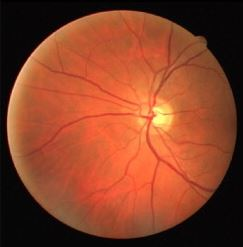
%> input picture retinal1.JPG, 243 x 247 px
$ octave --eval "result = diag135(imread('retinal1.JPG'));"   (GNU Octave 9; MATLAB toolbox functions it lacks are replaced by stand-ins)
%> lines starting %> are read from the running program, lines starting %| are printed output that depends on the picture
function [C bwC]=diag135(A)


% [4 lines of commented-out code are left out]
A=rgb2gray(A);
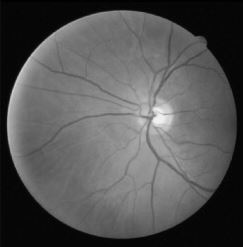
%> A: size 247x243 uint8; min 0, max 243, mean 83.8
A=im2double(A);
%> A: size 247x243 double
B=A;
A=imcomplement(A);
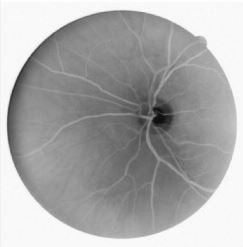
%> A: size 247x243 double; min 0.0471, max 1, mean 0.671

filter=[0 0 0 0 1 0 0;0 0 0 2 0 2 0;0 0 0 0 4 0 1;....
        0 -2 0 0 0 2 0;-1 0 -4 0 0 0 0;0 -2 0 -2 0 0 0;0 0 -1 0 0 0 0];


[m n]=size(filter);
tm=floor(m/2);
tn=floor(n/2);
[r c]=size(A);
%> r = 247; c = 243

B=zeros(2*tm+r,2*tn+c);
B(tm+1:tm+r,tn+1:tn+c)=A; % B is zero padded A
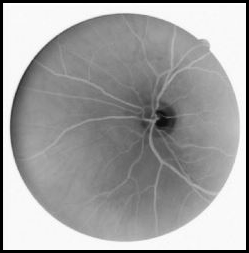
%> B: size 253x249 double; min 0, max 1, mean 0.64
DA=zeros(r,c);
C=zeros(r,c);
bwC=zeros(r,c);

% APPLY THE FILTER ON B
for i=tm+1:tm+r
    for j=tn+1:tn+c
        subimg=B(i-tm:i+tm,j-tn:j+tn);
        DA(i-tm,j-tn)=sum(sum(filter.*subimg));
    end
end
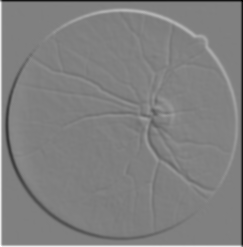
%> DA: size 247x243 double; min -11.84, max 11.67, mean 0.00245; drawn with min black and max white


for i=1:r
    for j=1:c
        lenb=4;
        for step=0:3
            if i-step >=1 & j+step <=c
                b(step+1)=DA(i-step,j+step);
            else
                lenb=step;
                break;
            end
        end

        % if lenb=4 then b is of length 4 otherwise
        % length of b is less than 4 and in that case we don't
        % search for specific combination of signs.

        if lenb==4;
            flag=0;
            % look if t has the specific combination of signs
            adv=mean(b);
            if b(2)>0 & b(3)<0
                if b(1)>0 & ( b(4)<0 | adv>0 )
                    flag=1;
                end
                if adv<0 & b(4)<0
                    flag=1;
                end
            end
            % perform the search for the local maxima in the
            % underlying image if the specific combination of signs if
            % detected i.e, if flag equals one
            if flag==1
                for step=0:3
                    a(step+1)=A(i-step,j+step);
                end
                [value position]=max(a);
                C(i-(position-1),j+(position-1))=max(b)+abs(min(b));
                bwC(i-(position-1),j+(position-1))=1;
            end
        end

    end
end
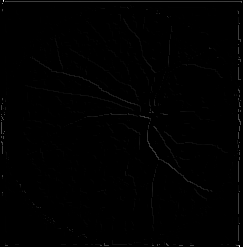
%> C: size 247x243 double; min 0, max 19.64, mean 0.0881; drawn with min black and max white
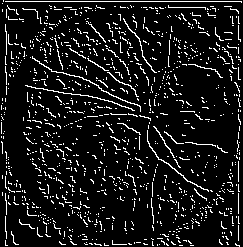
%> bwC: size 247x243 double; values 0 (black) and 1 (white), 9.5% white in thin lines or dots
%> after the loop, a = [0.976 0.973 0.976 0.976]; adv = 4.44e-16; b = [0.0157 -4.84 -8.74 -9.75]; flag = 1; position = 1; value = 0.976


% figure,imshow(A);
% title('Original Image');
% OO=mat2gray(DA);
% figure,imshow(OO);
% title('Result Of DoOG');
% figure,imshow(mat2gray(C));
% title('Centerline');
%
% % C=bwareaopen(C,10);
% figure,imshow(bwC);
% title('Centerline');

% figure,imshow(C);
% title('Result Of Centerline detection');
% figure,imshow(imcomplement(Z));


% x=linspace(0,pi,500);
% y=sin(x);
% I=repmat(y,250,1);
% I=imrotate(I,-45);
%
